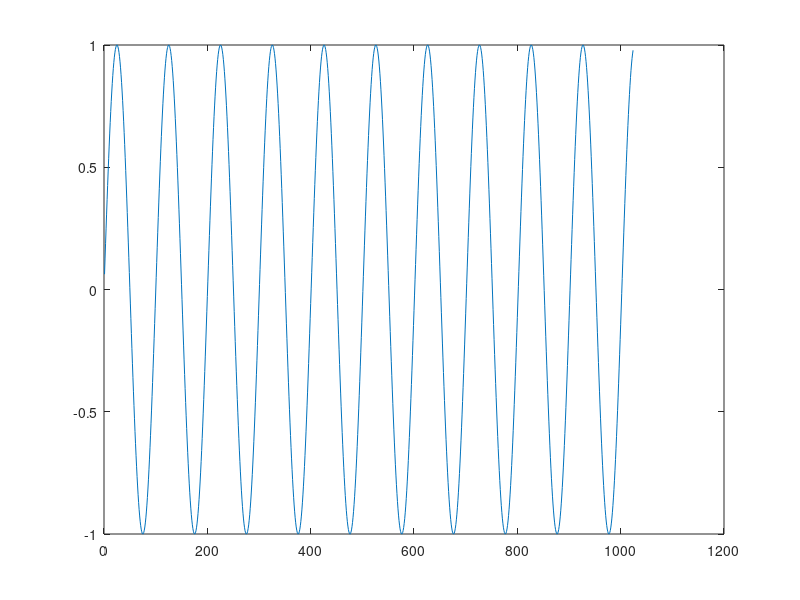

Here is the MATLAB script that generated this plot:
duree = 1024;t = 1:duree;amp = 1.0;freq = 440.0;phi = 0.0;FECH = 44100;x = amp * sin(2*pi*freq*t/FECH + phi)plot(x)